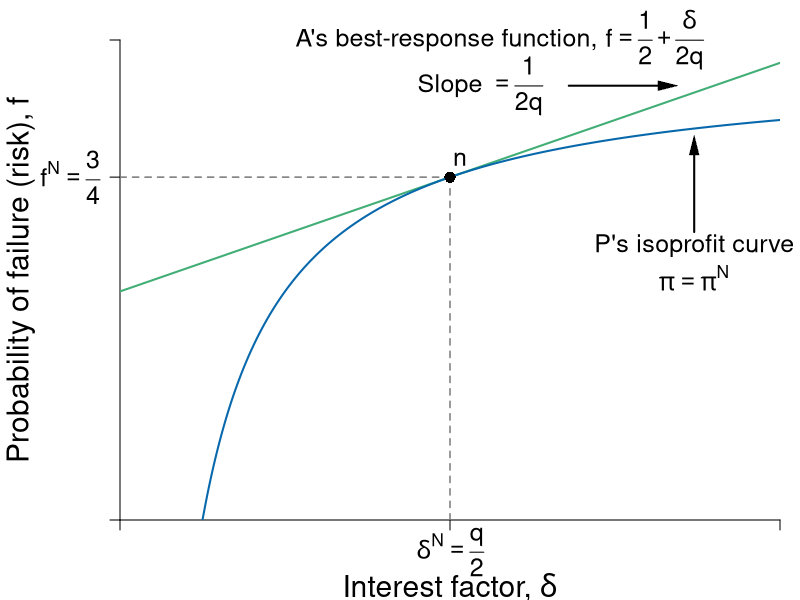

Generate this figure with R:
#Graph Designer: Simon Halliday, Scott Cohn, Harriet Brookes Gray
#Authors: Bowles and Halliday
#Title: Coordination, Conflict and Competition: A Text in Microeconomics

library(shape)
pdf(file = "credit/non_contractual_risk_sparse.pdf", width = 8, height = 6)

#Set parameters for graphics
pointsize <- 1.8
axislabelsize <- 1.8
labelsize <- 1.5
namesize <- 1.8
annotatesize <- 1.5
graphlinewidth <- 2
segmentlinewidth <- 1.5

COL <- c("#7fc97f", "#beaed4", "#fdc086", "#ffff99", "#386cb0", "#f0027f", "#bf5b17", "#666666")
COLA <- c("#e0f3db", "#99d8c9","#66c2a4","#41ae76", "#238b45", "#005824")
COLB <- c("#c6dbef", "#4eb3d3", "#2b8cbe", "#0868ac","#084081")
COLC <- c("#fcfbfd", "#efedf5", "#dadaeb", "#bcbddc", "#9e9ac8", "#807dba", "#6a51a3", "#54278f", "#3f007d")
grays <- gray.colors(25, start = 1, end = 0)

#Edited the margins to cater for the larger LHS labels
par(mar =  c(4, 6, 2, 1))

brfFn <- function(delta, q = 1) {
  .5 + (delta / (2 * q)) 
}

PCFn <- function(delta, q = 1) {
  delta/q
}

isoreturnFn <- function(delta, pi=0.125) {
  1 - (pi)/delta
}


yFn <- function(d1, f1, q = 1){
  q*f1*(1 - f1) - d1*(1 - f1)
}

profitFn <- function(d1, q = 1){
  d1/2 - (1/(2*q))*(d1)^2
}

ylow <- function(delta, q = 1, ybar = 0.0625){
  (-sqrt(delta^2 - 2*delta*q + q^2 - 4*q*ybar) + delta + q)/(2*q)
}

yhigh <- function(delta, q = 1, ybar = 0.0625){
  (sqrt(delta^2 - 2*delta*q + q^2 - 4*q*ybar) + delta + q)/(2*q)
}

xlims <- c(0, 1)
ylims <- c(0, 1.05)

npts <- 501 
d1 <- seq(xlims[1], xlims[2], length.out = npts)
f1 <- seq(ylims[1], ylims[2], length.out = npts) 
a <- c(0.0625)

plot(0, 0, xlim = xlims, ylim = ylims, type = "n",
     xlab = expression(paste("")),
     ylab = expression(paste("")), 
     xaxt = "n", 
     yaxt = "n", 
     cex.lab = axislabelsize, 
     bty = "n", 
     xaxs = "i", 
     yaxs = "i"
)


ticksy <- c(ylims[1], brfFn(delta = 0.5), ylims[2])
ylabels <- c(NA, expression(paste(f^{N} == frac(3,4))), NA)
ticksx <- c(xlims[1], 0.5, xlims[2])
xlabels <- c(NA, NA, NA)
#xlabels <- c(NA, expression(paste(delta^{N} == frac(q,2))), NA)

axis(1, at = ticksx, pos = 0, labels = xlabels, cex.axis = labelsize)
axis(2, at = ticksy, pos = 0, labels = ylabels, las = 1, cex.axis = labelsize)

text(0.5, -0.07, expression(paste(delta^{N} == frac(q,2))), xpd = TRUE, cex = labelsize) 


npts <- 503 
xx1 <- seq(xlims[1], xlims[2], length.out = npts)
xx2 <- seq(0, 1, length.out = npts)

#xpoly1 <- seq(from = 0.168, to = 0.5, length.out = 500)
#ypoly1 <- ylow(xpoly1)
#ypoly2 <- isoreturnFn(xpoly1)
#polygon(x = c(xpoly1, rev(xpoly1)), y = c(ypoly1, rev(ypoly2)), col = COL[4], density = NULL, border = NA)


#Draw the graphs
lines(xx1, brfFn(xx1), col = COLA[4], lwd = graphlinewidth)
#lines(xx1, PCFn(xx1), col = COLA[2], lwd = graphlinewidth)
lines(xx1, isoreturnFn(xx1), col = COLB[4], lwd = graphlinewidth)

#Axis labels
mtext(expression(paste("Interest factor, ", delta)), side = 1, line = 3.3, cex = axislabelsize)
text(-0.15, 0.5*(ylims[2]), expression(paste("Probability of failure (risk), ", f)), xpd = TRUE, cex = axislabelsize, srt = 90) 


# contour(d1, f1,
#         outer(d1, f1, yFn),
#         drawlabels = FALSE,
#         col = COLA[3],
#         lwd = graphlinewidth,
#         levels = a,
#         xaxs = "i",
#         yaxs = "i",
#         add = TRUE)
# 

segments(0.5, 0, 0.5, brfFn(delta = 0.5), lty = 2, col = grays[20] , lwd = segmentlinewidth)
segments(0, brfFn(delta = 0.5), 0.5, brfFn(delta = 0.5), lty = 2, col = grays[20] , lwd = segmentlinewidth)

#Annotate points (4,4),(2,8),(8,2) on feasibility frontier
text(0.5 + 0.015, isoreturnFn(0.5) + 0.04, expression(paste(n)), cex = labelsize)
points(0.5, isoreturnFn(0.5), pch = 16, col = "black", cex = 1.5)

#text(0.375 + 0.02, 0.6 + 0.03, expression(paste(b)), cex = labelsize)
#points(0.375, 0.6, pch = 16, col = "black", cex = 1.5)

#text(0.2, 0.85, expression(paste(y == y^{n})), cex = labelsize)

text(0.5, 1.05, expression(paste("A's best-response function, ")), cex = labelsize, xpd = TRUE)
text(0.81, 1.05, expression(paste(f == frac(1,2) + frac(delta, 2*q))), cex = labelsize, xpd =TRUE)


text(0.5, 0.95, expression(paste("Slope")), cex = labelsize, xpd = TRUE)
text(0.6, 0.95, expression(paste(phantom()== frac(1,2*q))), cex = labelsize)

Arrows(0.68, 0.95, 0.83, 0.95, col = "black", lty = 1, lwd = 2, arr.type = "triangle", arr.lwd = 0.5)


#text(0.64, 0.4, expression(paste("A's participation")), cex = labelsize)
#text(0.64, 0.34, expression(paste("constraint")), cex = labelsize)
#text(0.64, 0.22, expression(paste(f == frac(delta, q))), cex = labelsize)
#Arrows(0.64, 0.44, 0.64, 0.58, col = "black", lty = 1, lwd = 2, arr.type = "triangle", arr.lwd = 0.5)


text(0.87, 0.6, expression(paste("P's isoprofit curve")), cex = labelsize, xpd = TRUE)
text(0.87, 0.53, expression(paste(pi == pi^{N})), cex = labelsize, xpd = TRUE)
Arrows(0.87, 0.63, 0.87, 0.82, col = "black", lty = 1, lwd = 2, arr.type = "triangle", arr.lwd = 0.5)

#text(0.3, 0.13, expression(paste("Pareto-improving")), cex = labelsize)
#text(0.3, 0.07, expression(paste("lens")), cex = labelsize)
#Arrows(0.3, 0.18, 0.3, 0.5, col = "black", lty = 1, lwd = 2, arr.type = "triangle", arr.lwd = 0.5)


dev.off()
